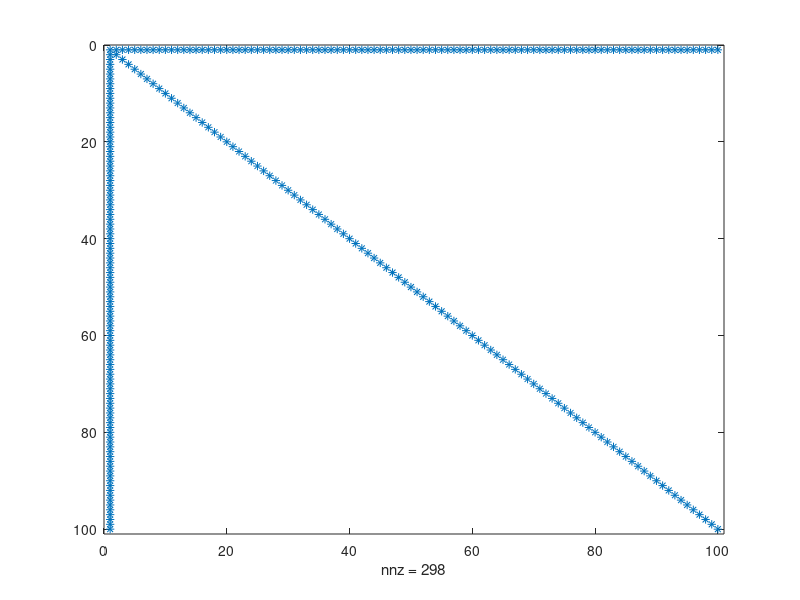
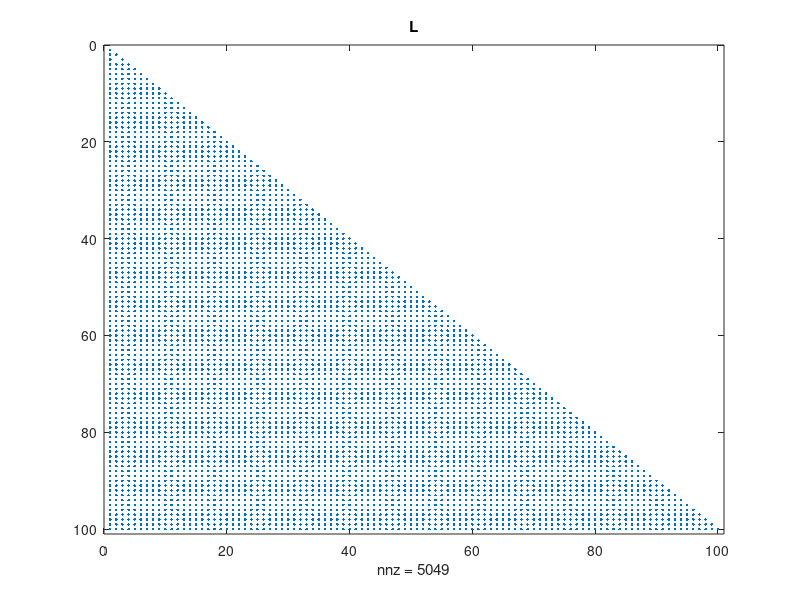
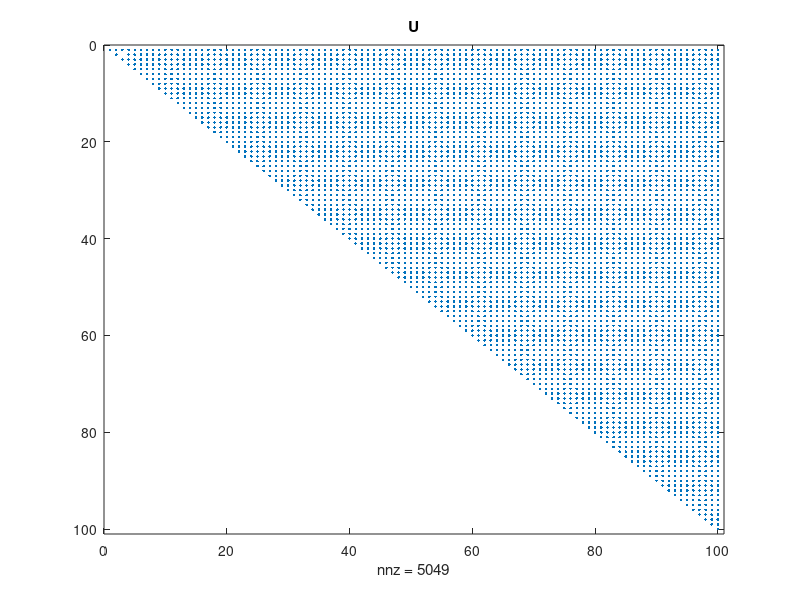

The MATLAB script that drew these images, in order:
% esempio del fill in
clear all
close all
clc
n = 100;
A = eye(n);
A(1,:) = 1;
A(:,1) = 1;
spy(A)
% fattorizzazione PA = LU
[L, U, P] = lu(A);
figure
spy(L)
title('L')
figure
spy(U)
title('U')
